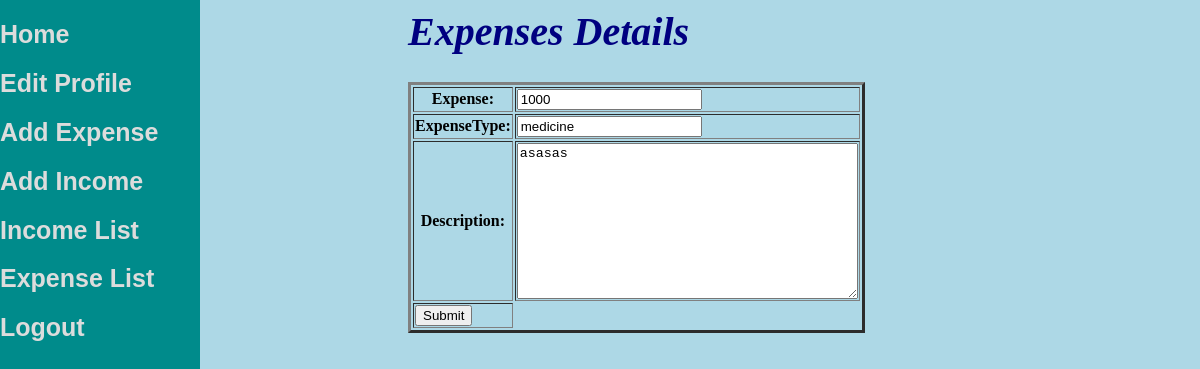
The page /eexp?id=14 (signed in) on the database its author committed.
### expense/models.py (models this page shows)
class Expense(models.Model):
    expense=models.IntegerField()
    expenseType=models.CharField(max_length=30)
    expenseDate=models.DateField(auto_now=True)
    description=models.TextField(max_length=300)
    user=models.ForeignKey(User, on_delete=models.CASCADE)
    class Meta:
        db_table='expense'

### expense/views.py (the view)
# urls.py: path('eexp',v.edit_exp),
def edit_exp(request):
    eid=request.GET.get('id')
    exp=Expense.objects.get(id=eid)
    if request.method=='POST':
        ef=ExpForm(request.POST,instance=exp)
        bal=get_balance(request) #getting balance with get_balance()
        exp=request.POST.get('expense') #getting expense field for comparing
        if int(exp) < bal: #checking if entered amt in expense is less than available balance
            ef.save()
            return redirect('/')
        else:
            ef=ExpForm
            context={'msg':"Your Expense Amount is Greater than Balance",'ef':ef}
            return render(request,'expform.html',context)
    else:
        ef=ExpForm(instance=exp)
        context={'ef':ef}
        return render(request,'expform.html',context)

### expense/models.py
class ExpForm(forms.ModelForm):
    class Meta:
        model=Expense
        fields=['expense','expenseType','description']

### expense/templates/expform.html (shortened to what this page needs)
{%extends 'base.html'%}
{%block data%}
<h1>Expenses Details</h1>
<form action="" method='POST'>
    <table border="3" cellspacing="2">
        {{ef.as_table}}
        <tr>
            <td><input type="submit"></td>
        </tr>
    </table>
</form>
{%endblock%}

### rows shown on the page
Expense: expense "1000", expenseType "medicine", description "asasas"
